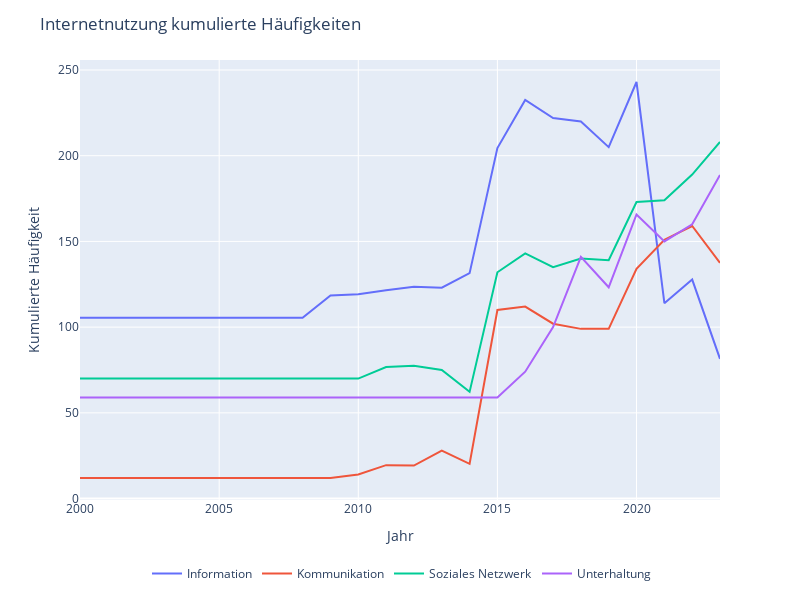

The notebook cell this image was saved under:
### Code cell
fig = px.line(data, y=['Information', 'Kommunikation','Soziales Netzwerk', 'Unterhaltung'])
fig.update_layout(title='Internetnutzung kumulierte Häufigkeiten',autosize=False, width=800,height=600)
fig.update_yaxes(title='Kumulierte Häufigkeit')
fig.update_layout(legend=dict(
    orientation='h',
    yanchor='bottom',
    y=-0.2,
    xanchor='right',
    x=0.9,
    title=''
))
fig.show()

### Figure 1 — Plotly figure (JSON) as saved in the notebook; plotly's stock layout.template omitted (floating-point values rounded to 4 significant figures)
{"data": [{"hovertemplate": "variable=Information<br>Jahr=%{x}<br>value=%{y}<extra></extra>", "legendgroup": "Information", "line": {"color": "#636efa", "dash": "solid"}, "marker": {"symbol": "circle"}, "mode": "lines", "name": "Information", "orientation": "v", "showlegend": true, "type": "scatter", "x": ["2000-01-01T00:00:00", "2001-01-01T00:00:00", "2002-01-01T00:00:00", "2003-01-01T00:00:00", "2004-01-01T00:00:00", "2005-01-01T00:00:00", "2006-01-01T00:00:00", "2007-01-01T00:00:00", "2008-01-01T00:00:00", "2009-01-01T00:00:00", "2010-01-01T00:00:00", "2011-01-01T00:00:00", "2012-01-01T00:00:00", "2013-01-01T00:00:00", "2014-01-01T00:00:00", "2015-01-01T00:00:00", "2016-01-01T00:00:00", "2017-01-01T00:00:00", "2018-01-01T00:00:00", "2019-01-01T00:00:00", "2020-01-01T00:00:00", "2021-01-01T00:00:00", "2022-01-01T00:00:00", "2023-01-01T00:00:00"], "xaxis": "x", "y": [105.5, 105.5, 105.5, 105.5, 105.5, 105.5, 105.5, 105.5, 105.5, 118.5, 119.2, 121.5, 123.5, 123, 131.5, 204.5, 232.5, 222, 220, 205, 243, 114, 127.8, 81.5], "yaxis": "y"}, {"hovertemplate": "variable=Kommunikation<br>Jahr=%{x}<br>value=%{y}<extra></extra>", "legendgroup": "Kommunikation", "line": {"color": "#EF553B", "dash": "solid"}, "marker": {"symbol": "circle"}, "mode": "lines", "name": "Kommunikation", "orientation": "v", "showlegend": true, "type": "scatter", "x": ["2000-01-01T00:00:00", "2001-01-01T00:00:00", "2002-01-01T00:00:00", "2003-01-01T00:00:00", "2004-01-01T00:00:00", "2005-01-01T00:00:00", "2006-01-01T00:00:00", "2007-01-01T00:00:00", "2008-01-01T00:00:00", "2009-01-01T00:00:00", "2010-01-01T00:00:00", "2011-01-01T00:00:00", "2012-01-01T00:00:00", "2013-01-01T00:00:00", "2014-01-01T00:00:00", "2015-01-01T00:00:00", "2016-01-01T00:00:00", "2017-01-01T00:00:00", "2018-01-01T00:00:00", "2019-01-01T00:00:00", "2020-01-01T00:00:00", "2021-01-01T00:00:00", "2022-01-01T00:00:00", "2023-01-01T00:00:00"], "xaxis": "x", "y": [12, 12, 12, 12, 12, 12, 12, 12, 12, 12, 14, 19.5, 19.25, 28, 20.25, 110, 112, 102, 99, 99, 134, 151, 159, 137.5], "yaxis": "y"}, {"hovertemplate": "variable=Soziales Netzwerk<br>Jahr=%{x}<br>value=%{y}<extra></extra>", "legendgroup": "Soziales Netzwerk", "line": {"color": "#00cc96", "dash": "solid"}, "marker": {"symbol": "circle"}, "mode": "lines", "name": "Soziales Netzwerk", "orientation": "v", "showlegend": true, "type": "scatter", "x": ["2000-01-01T00:00:00", "2001-01-01T00:00:00", "2002-01-01T00:00:00", "2003-01-01T00:00:00", "2004-01-01T00:00:00", "2005-01-01T00:00:00", "2006-01-01T00:00:00", "2007-01-01T00:00:00", "2008-01-01T00:00:00", "2009-01-01T00:00:00", "2010-01-01T00:00:00", "2011-01-01T00:00:00", "2012-01-01T00:00:00", "2013-01-01T00:00:00", "2014-01-01T00:00:00", "2015-01-01T00:00:00", "2016-01-01T00:00:00", "2017-01-01T00:00:00", "2018-01-01T00:00:00", "2019-01-01T00:00:00", "2020-01-01T00:00:00", "2021-01-01T00:00:00", "2022-01-01T00:00:00", "2023-01-01T00:00:00"], "xaxis": "x", "y": [70, 70, 70, 70, 70, 70, 70, 70, 70, 70, 70, 76.75, 77.5, 75, 62.25, 132, 143, 135, 140, 139, 173, 174, 189, 208], "yaxis": "y"}, {"hovertemplate": "variable=Unterhaltung<br>Jahr=%{x}<br>value=%{y}<extra></extra>", "legendgroup": "Unterhaltung", "line": {"color": "#ab63fa", "dash": "solid"}, "marker": {"symbol": "circle"}, "mode": "lines", "name": "Unterhaltung", "orientation": "v", "showlegend": true, "type": "scatter", "x": ["2000-01-01T00:00:00", "2001-01-01T00:00:00", "2002-01-01T00:00:00", "2003-01-01T00:00:00", "2004-01-01T00:00:00", "2005-01-01T00:00:00", "2006-01-01T00:00:00", "2007-01-01T00:00:00", "2008-01-01T00:00:00", "2009-01-01T00:00:00", "2010-01-01T00:00:00", "2011-01-01T00:00:00", "2012-01-01T00:00:00", "2013-01-01T00:00:00", "2014-01-01T00:00:00", "2015-01-01T00:00:00", "2016-01-01T00:00:00", "2017-01-01T00:00:00", "2018-01-01T00:00:00", "2019-01-01T00:00:00", "2020-01-01T00:00:00", "2021-01-01T00:00:00", "2022-01-01T00:00:00", "2023-01-01T00:00:00"], "xaxis": "x", "y": [59, 59, 59, 59, 59, 59, 59, 59, 59, 59, 59, 59, 59, 59, 59, 59, 74, 100, 141, 123.2, 165.8, 150, 160, 188.8], "yaxis": "y"}], "layout": {"autosize": false, "height": 600, "legend": {"orientation": "h", "title": {"text": ""}, "tracegroupgap": 0, "x": 0.9, "xanchor": "right", "y": -0.2, "yanchor": "bottom"}, "margin": {"t": 60}, "title": {"text": "Internetnutzung kumulierte Häufigkeiten"}, "width": 800, "xaxis": {"anchor": "y", "domain": [0, 1], "title": {"text": "Jahr"}}, "yaxis": {"anchor": "x", "domain": [0, 1], "title": {"text": "Kumulierte Häufigkeit"}}}}
